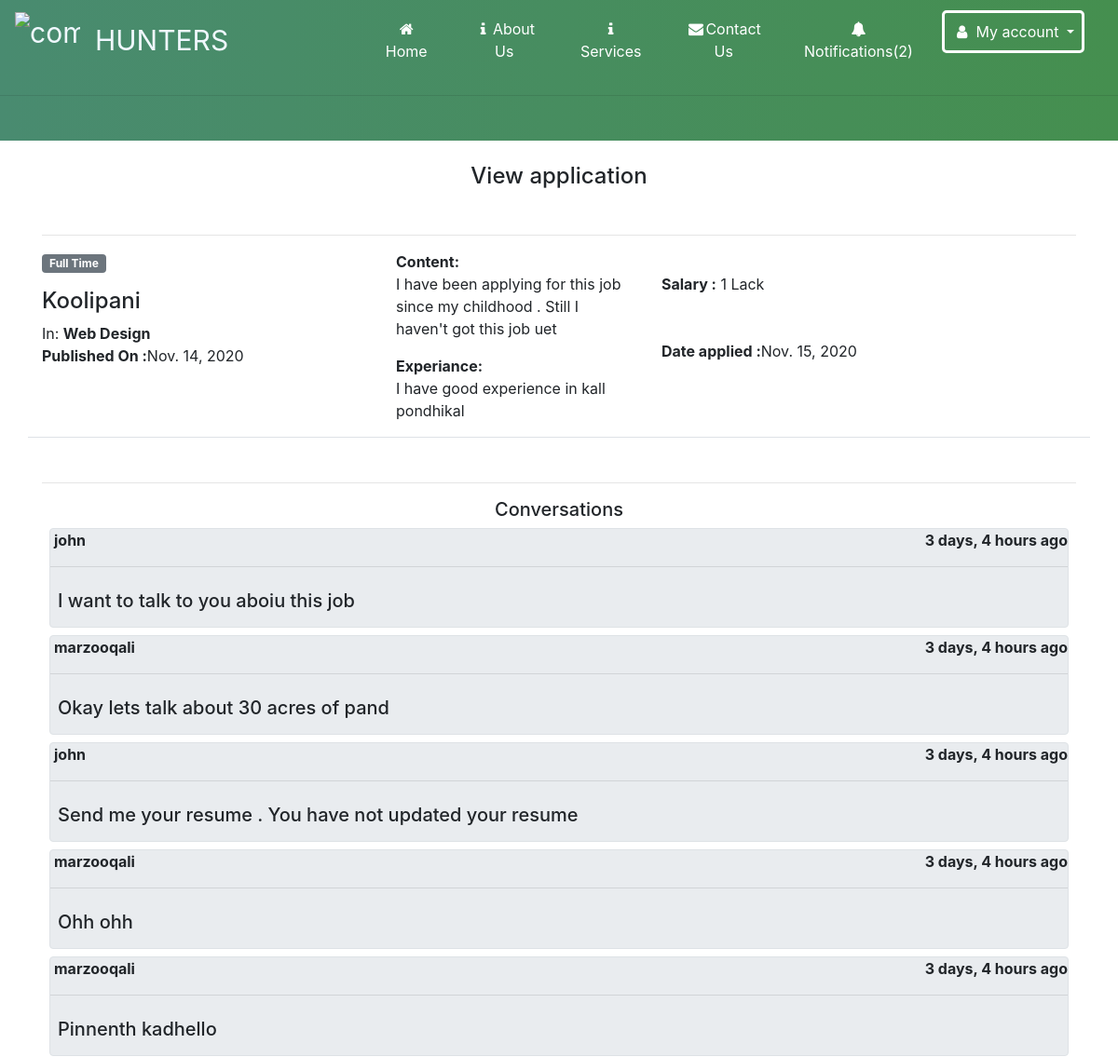
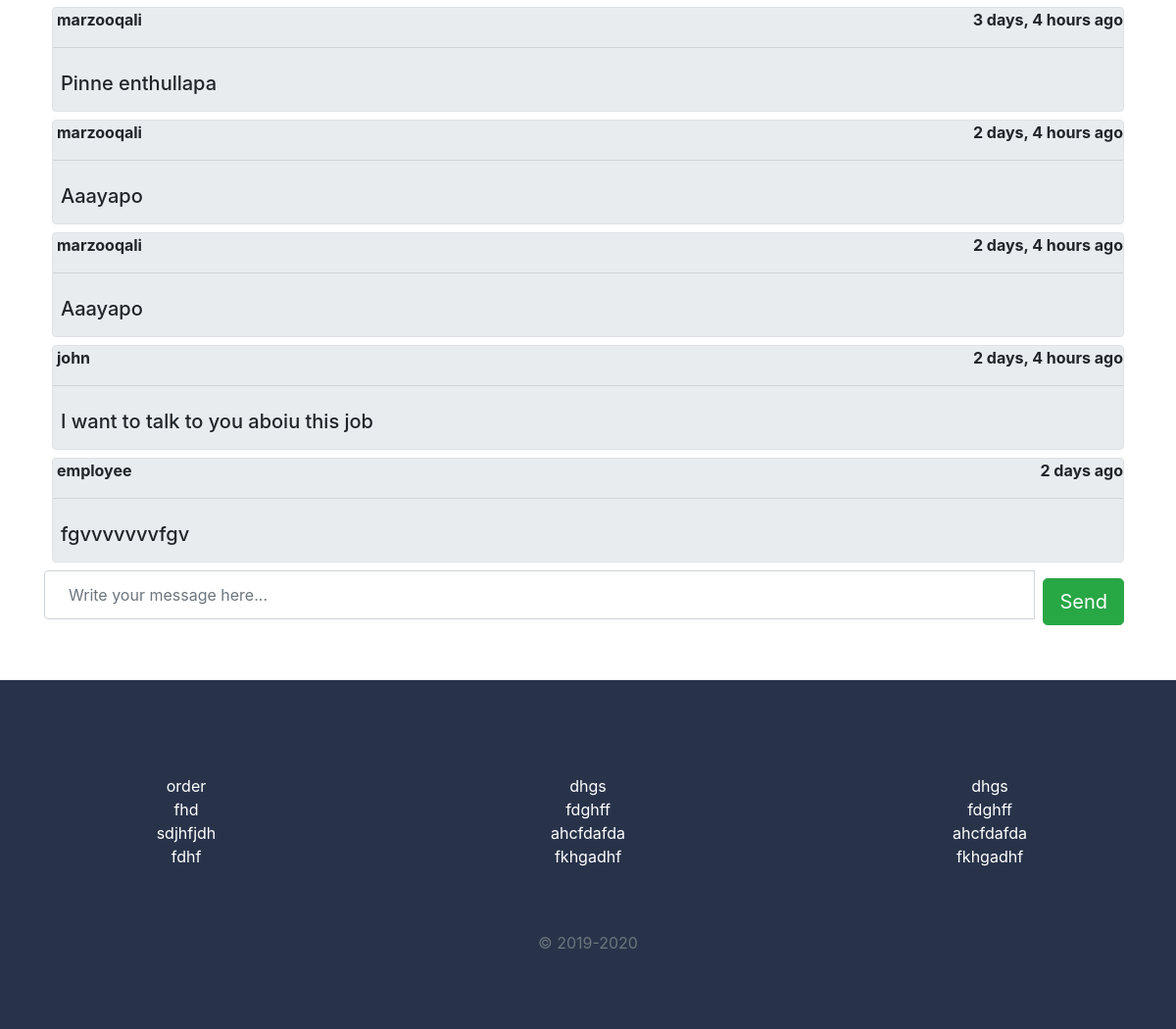
/application/15 (signed in), run on the app's committed database (2 pictures, top to bottom).
### home/models.py (models this page shows, shortened)
class Application(models.Model):
    job = models.ForeignKey(JobPosting,related_name='applications',on_delete=models.CASCADE)
    content=models.CharField( max_length=300)
    experiance=models.CharField(max_length=300)
    created_by = models.ForeignKey(User,related_name='applications', on_delete=models.CASCADE,
                        null=True ,  editable=False, blank=True)
    created_at = models.DateTimeField(auto_now_add=True)

class JobPosting(models.Model):
    created_by = models.ForeignKey(User,related_name='jobs', on_delete=models.CASCADE,
                        null=True ,  editable=False, blank=True)
    title = models.CharField(max_length=100)
    company_name = models.CharField(max_length=200)
    employment_status = models.CharField(choices=JOB_TYPE, max_length=10)
    vacancy = models.CharField(max_length=10, null=True)
    gender = models.CharField(choices=GENDER, max_length=30, null=True)
    category = models.CharField(choices=CATEGORY, max_length=30)
    description = models.TextField()
    responsibilities = models.TextField()
    experience = models.CharField(max_length=100)
    job_location = models.CharField(max_length=120)
    Salary = models.CharField(max_length=100, null=True, blank=True)
    application_deadline = models.DateTimeField()
    published_on = models.DateTimeField(auto_now_add=True)
    class Meta:
        ordering=['-published_on']

class ConversationMessage(models.Model):
    application = models.ForeignKey(Application,related_name='conversationmessages',on_delete=models.CASCADE)
    content=models.TextField()
    created_by = models.ForeignKey(User,related_name='conversationmessages', on_delete=models.CASCADE)
    created_at = models.DateTimeField(auto_now_add=True)
    class Meta:
        ordering=['created_at']

### home/views.py (the view, shortened to what this page needs)
# urls.py: path('application/<int:app_id>',views.view_application,name='view_application'),
@login_required
def view_application(request,app_id):
    if request.user.userprofile.is_employer:
        application = get_object_or_404(Application, pk= app_id, job__created_by= request.user)
    else:
        application = get_object_or_404(Application, pk= app_id, created_by= request.user)
    return render(request,'viewapplication.html',{'application':application})

### home/context_processors.py (called while the page is built)
def notification(request):
    if request.user.is_authenticated:
        return {'notifications':request.user.notifications.filter(is_read=False)}
    else:
        return {'notifications':[]}

### templates/viewapplication.html (shortened to what this page needs)
{% include 'navbar.html' %}
 <section class="site-section mt-0 ">
    <div class="container pb-5 ">
    <h4 class="text-center m-5 pt-4 " >View application</h4> <hr>
      <div class="mb-5">
        <div class="row align-items-start job-item border-bottom pb-0 mb-3 pt-0" >
          <div class="col-md-4 text-left">
            <span class="badge badge-secondary px-2 py-1 mb-3">
              {{application.job.employment_status}}
            </span>
            <h4>{{application.job.title}}</a></h4>
            In: <strong>{{application.job.category}}</strong><br>
             <strong> Published On :</strong>{{application.job.published_on|date}}
          </div>
          <div class="col-md-3 text-left">
            <strong>Content:</strong><p>{{application.content}}</p>
           <strong> Experiance:</strong><p>{{application.experiance}}</p>
          </div>
          <div class="col-md-3 pt-4 " > <strong class="text-black">Salary :</strong>
            {{application.job.Salary}}
        <strong>    <p class="pt-5"> Date applied :</strong>{{application.created_at|date}} </p>
          </div>
        </div>
      </div>
     <hr>  <h5 class="text-center  ">Conversations</h5>
        {% for message in application.conversationmessages.all %}
         <div class="chat_ib border rounded  m-2 p-0 jumbotron  ">
                 <p class="font-weight-bold pl-1  pt-0 pb-0">{{message.created_by.username}} <span class="chat_date float-right pl-5">{{message.created_at|timesince}} ago </span></p>
             <hr>     <h5 class=" p-2" >{{message.content}}</h5>
                </div>
          {% empty %}
            <p class="text-center">Currently you don't have any messages </p>
        {% endfor %}
     <form method='POST'>{% csrf_token %}
    <div class="panel-footer">
                    <div class="input-group">
                        <input  type="textarea" name="content" id ="id_content "class=" p-4  mb-2 form-control input-lg chat_input " placeholder="Write your message here..." />
                        <span class="input-group-btn">
                        <button class="btn btn-success  m-2 btn-lg"  type="submit">Send</button>
                        </span>
                    </div>
                </div>
    </form>
  </section>
{% include 'footer.html' %}

### static/css/main.css (style rules this page uses)
section.site-section { margin-top: 16%; }
.btn-success { margin-bottom: 100px; }

### templates/viewapplication.html (style rules this page uses)
body { background: -webkit-linear-gradient(left, #498b70, #458f4f); }
section { background:white; }

### data on the page
Application: job.employment_status "Full Time", job "Koolipani", job.category "Web Design", job.published_on "Nov. 14, 2020", content "I have been applying for this job since my childhood . Still I haven't got this job uet", experiance "I have good experience in kall pondhikal", job.Salary "1 Lack", created_at "Nov. 15, 2020"
ConversationMessage: created_by.username "john", created_at "3 days, 4 hours", content "I want to talk to you aboiu this job"
ConversationMessage: created_by.username "marzooqali", created_at "3 days, 4 hours", content "Okay lets talk about 30 acres of pand"
ConversationMessage: created_by.username "john", created_at "3 days, 4 hours", content "Send me your resume . You have not updated your resume"
ConversationMessage: created_by.username "marzooqali", created_at "3 days, 4 hours", content "Ohh ohh"
ConversationMessage: created_by.username "marzooqali", created_at "3 days, 4 hours", content "Pinnenth kadhello"
ConversationMessage: created_by.username "marzooqali", created_at "3 days, 4 hours", content "Pinne enthullapa"
ConversationMessage: created_by.username "marzooqali", created_at "2 days, 4 hours", content "Aaayapo"
ConversationMessage: created_by.username "marzooqali", created_at "2 days, 4 hours", content "Aaayapo"
ConversationMessage: created_by.username "john", created_at "2 days, 4 hours", content "I want to talk to you aboiu this job"
ConversationMessage: created_by.username "employee", created_at "2 days", content "fgvvvvvvvfgv"

### other printed values
{{ notifications.count }} "2"
